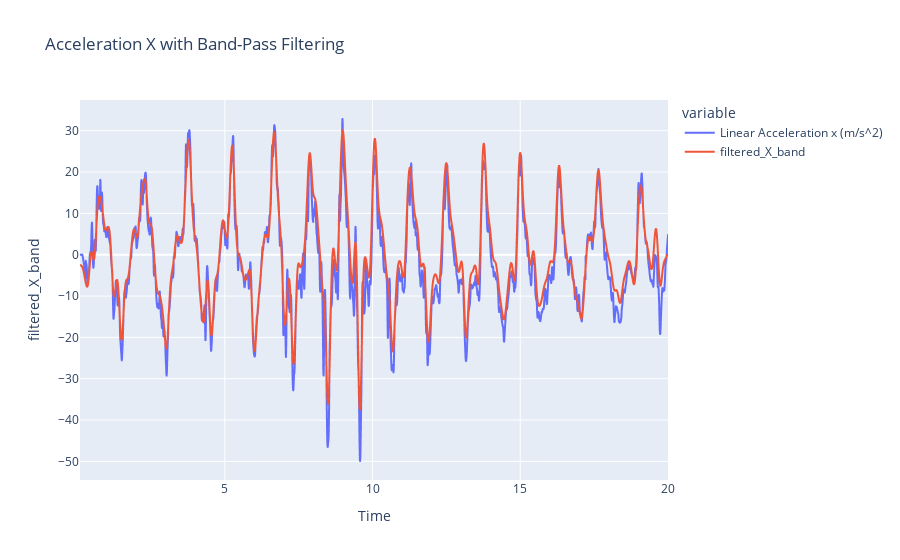
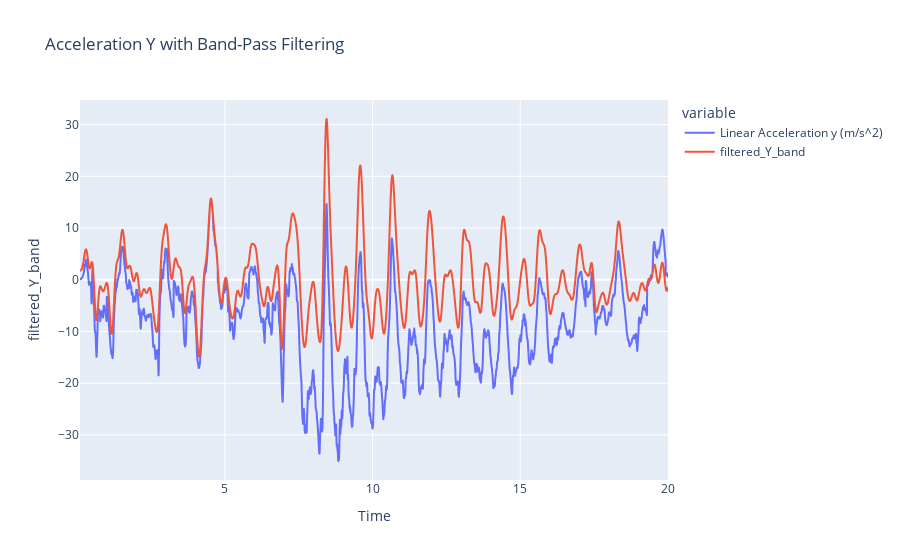
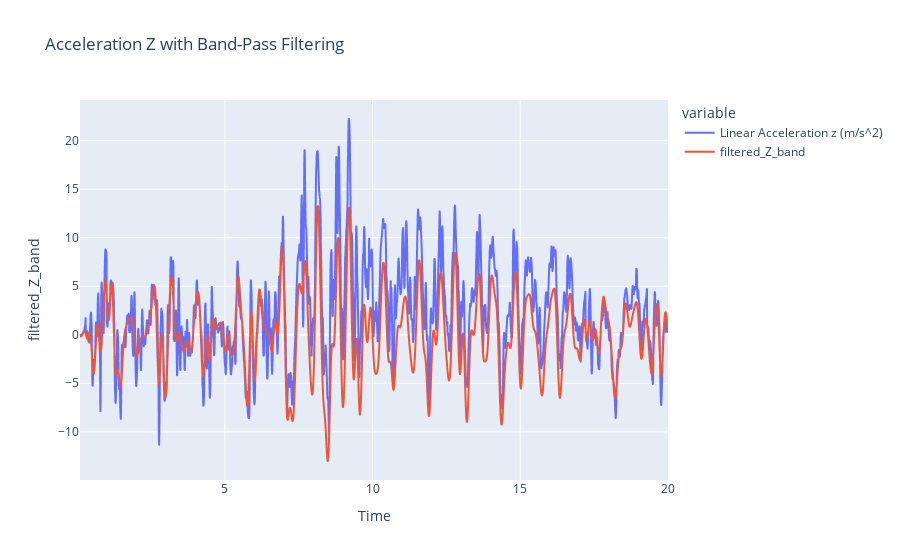

The notebook cell these images were saved under, in order:
### Markdown cell above
# Frequenzfilter

Hier wird das Rauschen reduziert. Dafür nutzen wir Butterworth aus der Vorlesung. Damit werden hoch- bzw. niederfrequente Signale gefiltert. 
Zuerst folgen die niederfrequenten Signale, dann die hochfrequenten:

### Code cell
filtered_dataframe = dataframe.copy()

filter_order = 4  

low_cutoff = 0.5
high_cutoff = 5 

# Hier nutzen wir den butterwort filter um die Daten zu glätten
b, a = butter(filter_order, [low_cutoff, high_cutoff], btype='band', analog=False, fs =200)

# Apply the filter to acceleration signals
filtered_dataframe['filtered_X_band'] = filtfilt(b, a, dataframe['Linear Acceleration x (m/s^2)'])
filtered_dataframe['filtered_Y_band'] = filtfilt(b, a, dataframe['Linear Acceleration y (m/s^2)'])
filtered_dataframe['filtered_Z_band'] = filtfilt(b, a, dataframe['Linear Acceleration z (m/s^2)'])

plot_filter(filtered_dataframe, 'Linear Acceleration x (m/s^2)', 'filtered_X_band', 'Acceleration X with Band-Pass Filtering')
plot_filter(filtered_dataframe, 'Linear Acceleration y (m/s^2)', 'filtered_Y_band', 'Acceleration Y with Band-Pass Filtering')
plot_filter(filtered_dataframe, 'Linear Acceleration z (m/s^2)', 'filtered_Z_band', 'Acceleration Z with Band-Pass Filtering')

### Figure 1 — Plotly figure (JSON) as saved in the notebook; plotly's stock layout.template omitted (floating-point values rounded to 4 significant figures; data arrays with more than 128 entries replaced by an {"elided": "..."} marker saying what was removed)
{"data": [{"hovertemplate": "variable=Linear Acceleration x (m/s^2)<br>Time (s)=%{x}<br>value=%{y}<extra></extra>", "legendgroup": "Linear Acceleration x (m/s^2)", "line": {"color": "#636efa", "dash": "solid"}, "marker": {"symbol": "circle"}, "mode": "lines", "name": "Linear Acceleration x (m/s^2)", "showlegend": true, "type": "scattergl", "x": {"elided": "3998 float values"}, "xaxis": "x", "y": {"elided": "3998 float values"}, "yaxis": "y"}, {"hovertemplate": "variable=filtered_X_band<br>Time (s)=%{x}<br>value=%{y}<extra></extra>", "legendgroup": "filtered_X_band", "line": {"color": "#EF553B", "dash": "solid"}, "marker": {"symbol": "circle"}, "mode": "lines", "name": "filtered_X_band", "showlegend": true, "type": "scattergl", "x": {"elided": "3998 float values"}, "xaxis": "x", "y": {"elided": "3998 float values"}, "yaxis": "y"}], "layout": {"legend": {"title": {"text": "variable"}, "tracegroupgap": 0}, "title": {"text": "Acceleration X with Band-Pass Filtering"}, "xaxis": {"anchor": "y", "domain": [0, 1], "title": {"text": "Time"}}, "yaxis": {"anchor": "x", "domain": [0, 1], "title": {"text": "filtered_X_band"}}}}

### Figure 2 — Plotly figure (JSON) as saved in the notebook; plotly's stock layout.template omitted (floating-point values rounded to 4 significant figures; data arrays with more than 128 entries replaced by an {"elided": "..."} marker saying what was removed)
{"data": [{"hovertemplate": "variable=Linear Acceleration y (m/s^2)<br>Time (s)=%{x}<br>value=%{y}<extra></extra>", "legendgroup": "Linear Acceleration y (m/s^2)", "line": {"color": "#636efa", "dash": "solid"}, "marker": {"symbol": "circle"}, "mode": "lines", "name": "Linear Acceleration y (m/s^2)", "showlegend": true, "type": "scattergl", "x": {"elided": "3998 float values"}, "xaxis": "x", "y": {"elided": "3998 float values"}, "yaxis": "y"}, {"hovertemplate": "variable=filtered_Y_band<br>Time (s)=%{x}<br>value=%{y}<extra></extra>", "legendgroup": "filtered_Y_band", "line": {"color": "#EF553B", "dash": "solid"}, "marker": {"symbol": "circle"}, "mode": "lines", "name": "filtered_Y_band", "showlegend": true, "type": "scattergl", "x": {"elided": "3998 float values"}, "xaxis": "x", "y": {"elided": "3998 float values"}, "yaxis": "y"}], "layout": {"legend": {"title": {"text": "variable"}, "tracegroupgap": 0}, "title": {"text": "Acceleration Y with Band-Pass Filtering"}, "xaxis": {"anchor": "y", "domain": [0, 1], "title": {"text": "Time"}}, "yaxis": {"anchor": "x", "domain": [0, 1], "title": {"text": "filtered_Y_band"}}}}

### Figure 3 — Plotly figure (JSON) as saved in the notebook; plotly's stock layout.template omitted (floating-point values rounded to 4 significant figures; data arrays with more than 128 entries replaced by an {"elided": "..."} marker saying what was removed)
{"data": [{"hovertemplate": "variable=Linear Acceleration z (m/s^2)<br>Time (s)=%{x}<br>value=%{y}<extra></extra>", "legendgroup": "Linear Acceleration z (m/s^2)", "line": {"color": "#636efa", "dash": "solid"}, "marker": {"symbol": "circle"}, "mode": "lines", "name": "Linear Acceleration z (m/s^2)", "showlegend": true, "type": "scattergl", "x": {"elided": "3998 float values"}, "xaxis": "x", "y": {"elided": "3998 float values"}, "yaxis": "y"}, {"hovertemplate": "variable=filtered_Z_band<br>Time (s)=%{x}<br>value=%{y}<extra></extra>", "legendgroup": "filtered_Z_band", "line": {"color": "#EF553B", "dash": "solid"}, "marker": {"symbol": "circle"}, "mode": "lines", "name": "filtered_Z_band", "showlegend": true, "type": "scattergl", "x": {"elided": "3998 float values"}, "xaxis": "x", "y": {"elided": "3998 float values"}, "yaxis": "y"}], "layout": {"legend": {"title": {"text": "variable"}, "tracegroupgap": 0}, "title": {"text": "Acceleration Z with Band-Pass Filtering"}, "xaxis": {"anchor": "y", "domain": [0, 1], "title": {"text": "Time"}}, "yaxis": {"anchor": "x", "domain": [0, 1], "title": {"text": "filtered_Z_band"}}}}
